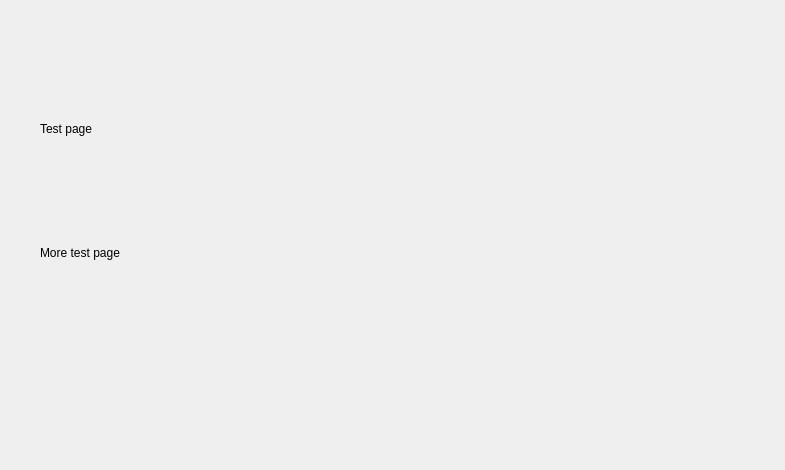
<?xml version="1.0" encoding="UTF-8"?>
<ui version="4.0">
 <class>Form</class>
 <widget class="QWidget" name="Form">
  <property name="geometry">
   <rect>
    <x>0</x>
    <y>0</y>
    <width>785</width>
    <height>470</height>
   </rect>
  </property>
  <property name="windowTitle">
   <string>Form</string>
  </property>
  <widget class="QWidget" name="gridLayoutWidget">
   <property name="geometry">
    <rect>
     <x>40</x>
     <y>70</y>
     <width>481</width>
     <height>241</height>
    </rect>
   </property>
   <layout class="QGridLayout" name="gridLayout">
    <item row="0" column="0">
     <widget class="QLabel" name="label_2">
      <property name="text">
       <string>Test page</string>
      </property>
     </widget>
    </item>
    <item row="1" column="0">
     <widget class="QLabel" name="label">
      <property name="text">
       <string>More test page</string>
      </property>
     </widget>
    </item>
   </layout>
  </widget>
 </widget>
 <resources/>
 <connections/>
</ui>
